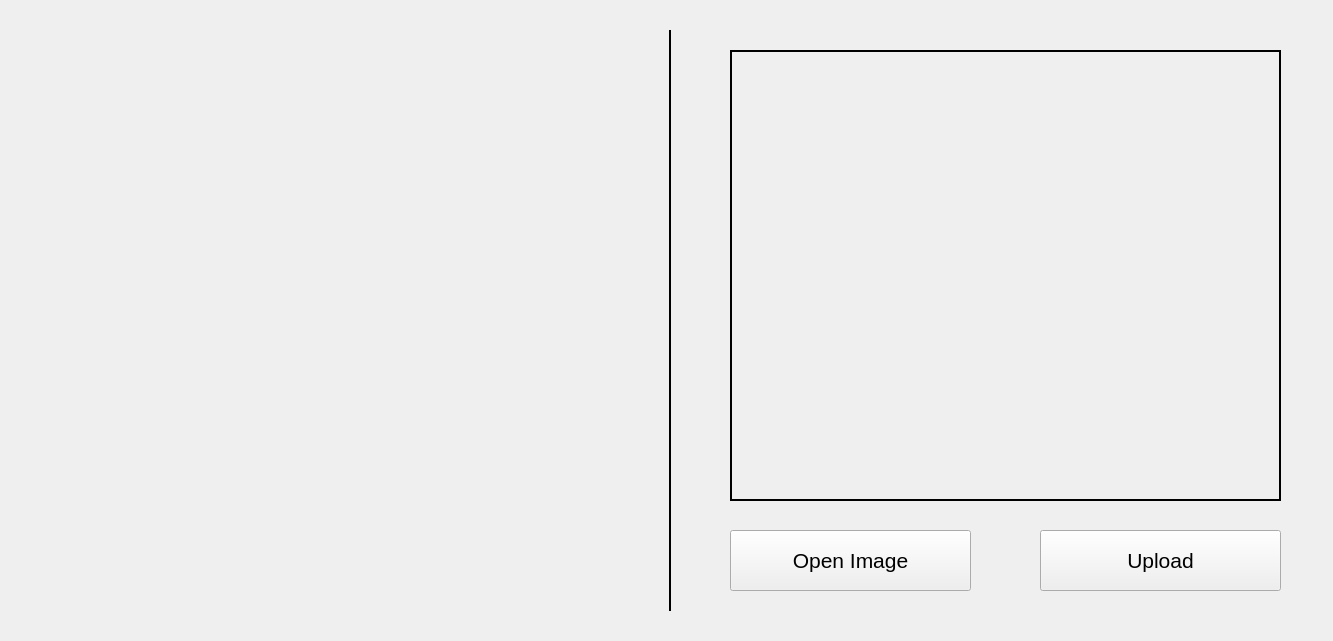
<?xml version="1.0" encoding="UTF-8"?>
<ui version="4.0">
 <class>MainWindow</class>
 <widget class="QMainWindow" name="MainWindow">
  <property name="geometry">
   <rect>
    <x>0</x>
    <y>0</y>
    <width>1333</width>
    <height>641</height>
   </rect>
  </property>
  <property name="windowTitle">
   <string notr="true">MedAlthea</string>
  </property>
  <widget class="QWidget" name="centralwidget">
   <widget class="Line" name="divide_line">
    <property name="geometry">
     <rect>
      <x>660</x>
      <y>30</y>
      <width>20</width>
      <height>581</height>
     </rect>
    </property>
    <property name="frameShadow">
     <enum>QFrame::Plain</enum>
    </property>
    <property name="lineWidth">
     <number>2</number>
    </property>
    <property name="orientation">
     <enum>Qt::Vertical</enum>
    </property>
   </widget>
   <widget class="QLabel" name="label_image">
    <property name="geometry">
     <rect>
      <x>730</x>
      <y>50</y>
      <width>551</width>
      <height>451</height>
     </rect>
    </property>
    <property name="frameShape">
     <enum>QFrame::Box</enum>
    </property>
    <property name="lineWidth">
     <number>2</number>
    </property>
    <property name="text">
     <string/>
    </property>
    <property name="alignment">
     <set>Qt::AlignCenter</set>
    </property>
   </widget>
   <widget class="QPushButton" name="open_image">
    <property name="geometry">
     <rect>
      <x>730</x>
      <y>530</y>
      <width>241</width>
      <height>61</height>
     </rect>
    </property>
    <property name="font">
     <font>
      <family>Nirmala UI</family>
      <pointsize>16</pointsize>
     </font>
    </property>
    <property name="text">
     <string>Open Image</string>
    </property>
   </widget>
   <widget class="QPushButton" name="upload_image">
    <property name="geometry">
     <rect>
      <x>1040</x>
      <y>530</y>
      <width>241</width>
      <height>61</height>
     </rect>
    </property>
    <property name="font">
     <font>
      <family>Nirmala UI</family>
      <pointsize>16</pointsize>
     </font>
    </property>
    <property name="text">
     <string>Upload</string>
    </property>
   </widget>
  </widget>
 </widget>
 <resources/>
 <connections/>
</ui>
